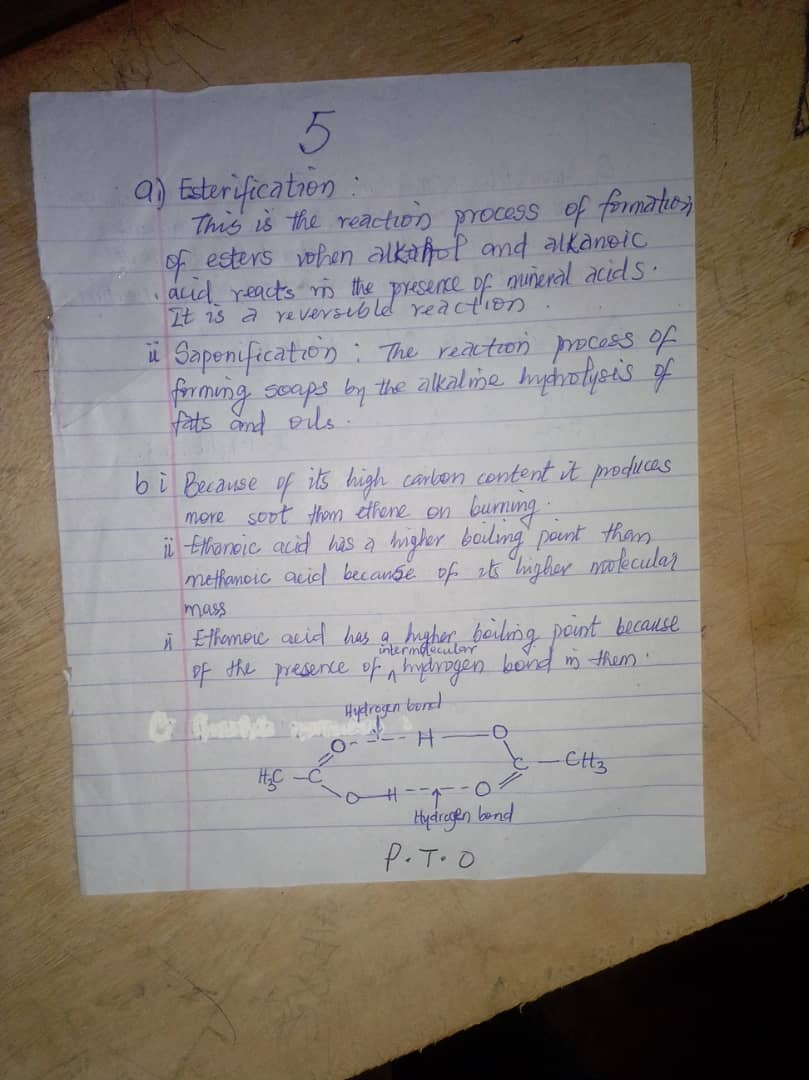
#> input picture image/hhhf.jpg, 809 x 1080 px, found by its file name
$ python histograme.py
#> lines starting #> are read from the running program, lines starting #| are printed output that depends on the picture; long printed decimals are rounded
import cv2
import numpy as np
import matplotlib.pyplot as plt

# Load the image
image = cv2.imread('.ocr/hhhf.jpg')
#> image is the input picture: shape (1080, 809, 3); mean B, G, R 122, 127.5, 134.8
gray = cv2.cvtColor(image, cv2.COLOR_BGR2GRAY)
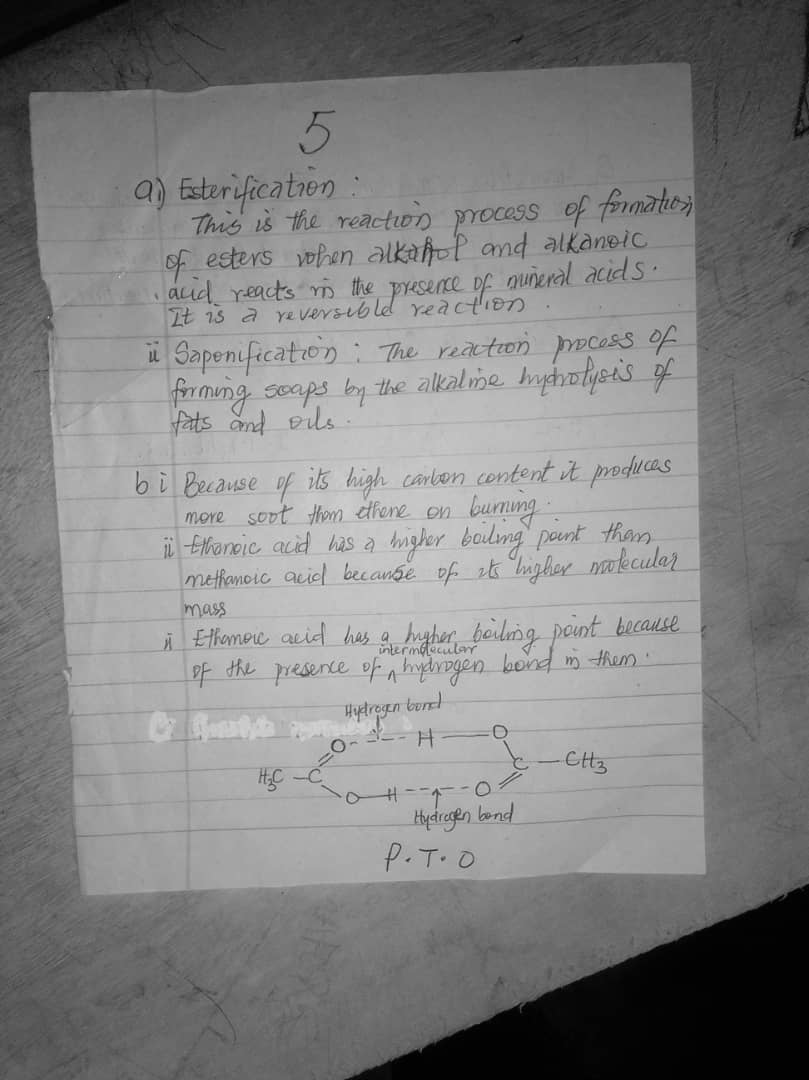
#> gray: shape (1080, 809); min 0, max 230, mean 129

# Calculate the histogram
hist = cv2.calcHist([gray], [0], None, [256], [0, 256])
#> hist = 256 values, max 22718 at index 2, min 0 at index 227, mean 3413

# Plot the histogram
plt.figure()
plt.title("Grayscale Histogram")
plt.xlabel("Bins")
plt.ylabel("# of Pixels")
plt.plot(hist)
plt.xlim([0, 256])
plt.show()
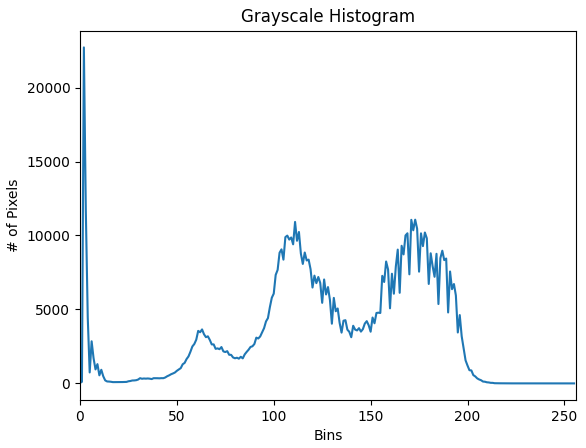
#> figure drawn by matplotlib, 1 panel; curve peaks at x = 2, y = 22718

# Calculate the average intensity
average_intensity = np.mean(gray)
#> average_intensity = 129

# Determine if the image is dark
threshold = 50  # You can adjust this threshold value
if average_intensity < threshold:
    print("The image is dark or taken at night.")
else:
    print("The image is not dark.")

print(f"Average Intensity: {average_intensity}")
#| Average Intensity: 129.029
